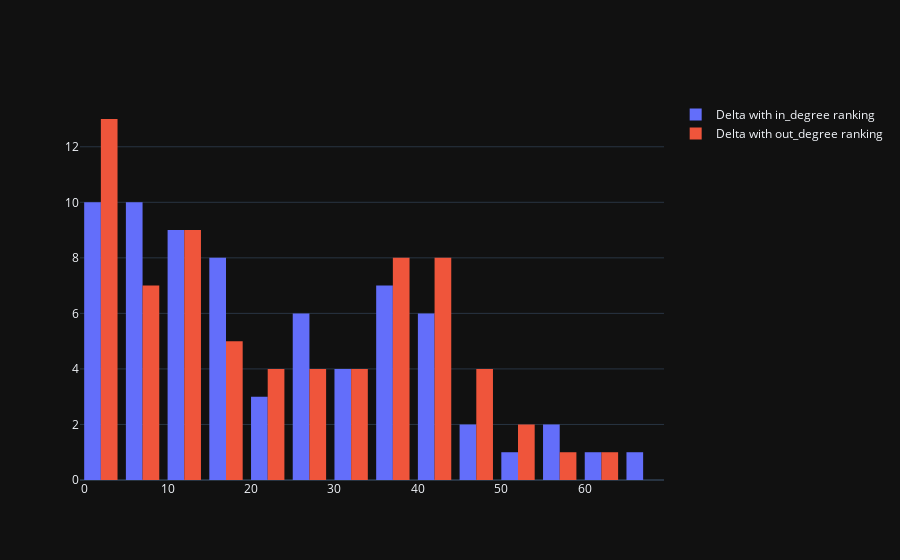

The notebook cell saved with this chart:
### Code cell
fig = make_subplots()

fig.add_traces([
    go.Histogram(x=df["in_degree vs stationary state"], name="Delta with in_degree ranking", nbinsx=20),
    go.Histogram(x=df["out_degree vs stationary state"], name="Delta with out_degree ranking", nbinsx=20)
])
fig.show()

### Figure 1 — Plotly figure (JSON) as saved in the notebook; plotly's stock layout.template omitted (floating-point values rounded to 4 significant figures)
{"data": [{"name": "Delta with in_degree ranking", "nbinsx": 20, "type": "histogram", "x": [50, 55, 13, 38, 1, 1, 9, 20, 6, 27, 11, 2, 38, 14, 5, 43, 41, 15, 8, 16, 37, 34, 11, 26, 4, 6, 44, 8, 19, 22, 2, 40, 19, 11, 38, 32, 27, 6, 17, 30, 39, 55, 61, 25, 4, 41, 23, 16, 14, 2, 3, 18, 6, 9, 38, 45, 67, 14, 36, 34, 25, 17, 29, 40, 46, 1, 14, 6, 14, 4]}, {"name": "Delta with out_degree ranking", "nbinsx": 20, "type": "histogram", "x": [19, 55, 30, 3, 9, 24, 9, 21, 10, 1, 12, 3, 33, 19, 1, 35, 37, 39, 10, 10, 5, 35, 13, 7, 13, 10, 43, 35, 29, 18, 10, 21, 27, 63, 1, 15, 41, 32, 16, 2, 37, 54, 2, 49, 46, 43, 43, 41, 4, 4, 6, 42, 7, 36, 3, 46, 31, 5, 47, 40, 27, 51, 21, 42, 37, 10, 3, 0, 28, 3]}], "layout": {"xaxis": {"anchor": "y", "domain": [0, 1]}, "yaxis": {"anchor": "x", "domain": [0, 1]}}}
